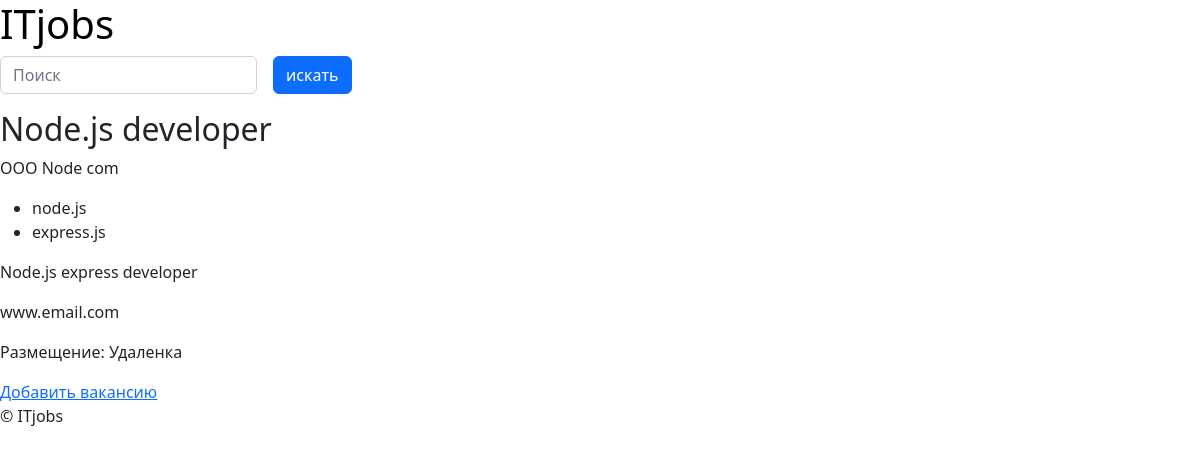
Screenshot of /jobs/13 with the database file from the repository.
### web/models.py (models this page shows, shortened)
class Job(models.Model):
    title = models.CharField(max_length=64, null=False)
    company = models.CharField(max_length=64, blank=True)
    description = models.TextField(null=False)
    tags = models.ManyToManyField(Tag, blank=True, related_name="jobs")
    city = models.ForeignKey(City, on_delete=models.SET_NULL, null=True, related_name="jobs")
    contacts = models.CharField(max_length=256, blank=True, null=False)
    net_salary_from = models.IntegerField(blank=True, null=True, default=None)
    net_salary_to = models.IntegerField(blank=True, null=True, default=None)
    moderated = models.BooleanField(default=False)
    pub_date = models.DateTimeField(default=timezone.now)
    update_date = models.DateTimeField(default=timezone.now)
    objects = models.Manager()
    moderated_objects = ModeratedJobManager()

class Tag(models.Model):
    title = models.CharField(max_length=12, unique=True)
    def __str__(self):
        return f"{self.title}"

class City(models.Model):
    title = models.CharField(max_length=64, unique=True)

### web/views.py (the view)
# urls.py: path("jobs/<int:job_id>", views.job, name="job"),
def job(request, job_id):
    try:
        job = Job.objects.get(pk=job_id)
    except Job.DoesNotExist:
        raise Http404("404")
    if not job.moderated:
        return render(request, "web/moderation.html", status=404)
    return render(request, "web/job.html", {"job": job})

### web/templates/web/job.html (shortened to what this page needs)
{% extends "web/layout.html" %}
{% block body %}
    {% include "web/search_form.html" %}
    <h2>{{ job.title }}</h2>
    <p>{{ job.company }}</p>
    <ul>
        {% for tag in job.tags.all %}
            <li>{{ tag }}</li>
        {% endfor %}
    </ul>
    <p>{{ job.description }}</p>
    <p>{{ job.contacts}}</p>
    <p>Размещение: {{ job.city.title }}</p>
    <a href="{% url 'add' %}">Добавить вакансию</a>
{% endblock %}

### web/static/web/styles.css (style rules this page uses)
body { font-family: sans-serif; }

### rows the page displays
Job: title "Node.js developer", company "OOO Node com", description "Node.js express developer", contacts "www.email.com", city "Удаленка"
Tag: title "node.js"
Tag: title "express.js"
